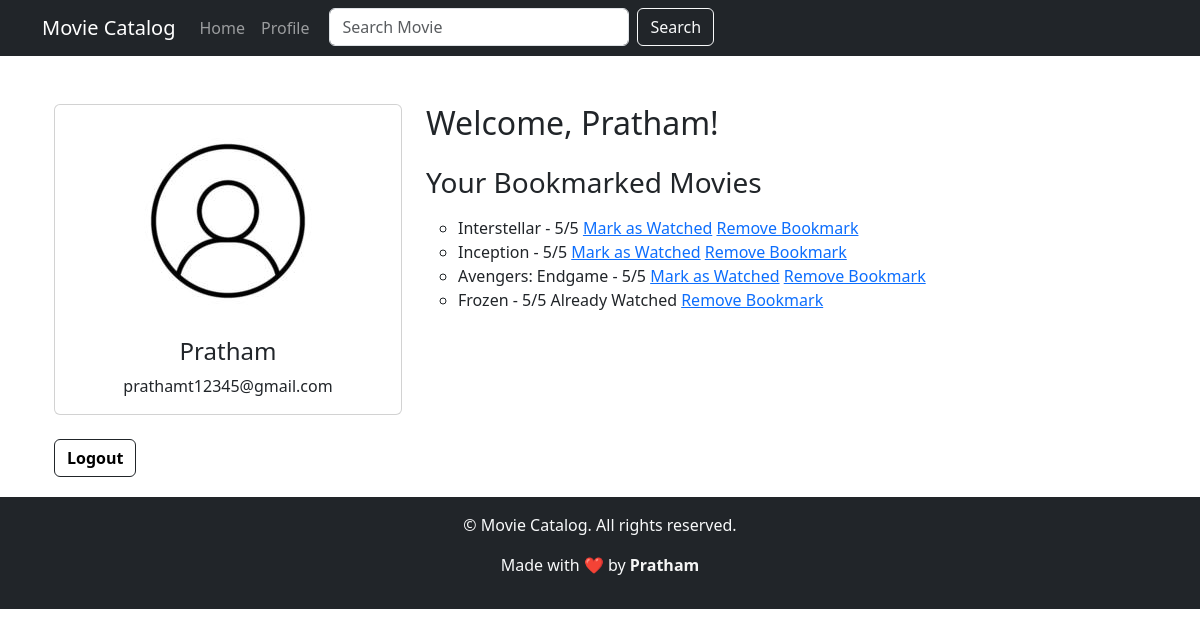
/profile (signed in), run on an earlier commit of the app's database.
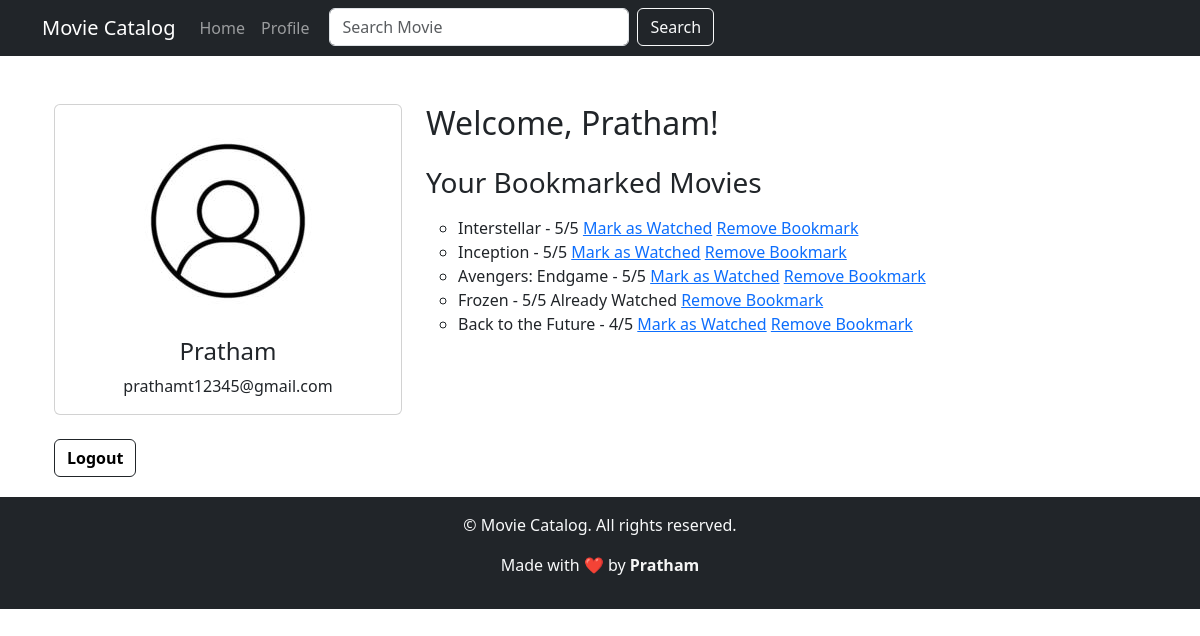
And on a later commit of the database.
### movieCatalogApp/models.py (models this page shows, shortened)
class UserBookmark(models.Model):
    user = models.ForeignKey('auth.User', on_delete=models.CASCADE)
    movie = models.ForeignKey(Movie, on_delete=models.CASCADE)
    rating = models.PositiveIntegerField(choices=[(1, '1 Star'), (2, '2 Stars'), (3, '3 Stars'), (4, '4 Stars'), (5, '5 Stars')])
    comments = models.TextField(blank=True)
    bookmarked_at = models.DateTimeField(auto_now_add=True)
    watched = models.BooleanField(default=False)
    watched_at = models.DateTimeField(null=True, blank=True)

class Movie(models.Model):
    title = models.CharField(max_length=200)
    genre = models.CharField(max_length=100)
    rating = models.DecimalField(max_digits=3, decimal_places=1)
    release_date = models.CharField(max_length=50)
    description = models.TextField()
    director = models.CharField(max_length=100)
    duration_minutes = models.PositiveIntegerField()
    trailer_url = models.URLField(default=None)
    cover_image = models.URLField(default=None)

### movieCatalogApp/views.py (the view)
# urls.py: path('profile', views.profile, name='profile'),
@login_required
def profile(request):
    user_bookmarks = UserBookmark.objects.filter(user=request.user)
    return render(request, 'movieCatalogApp/profile.html', {'user_bookmarks': user_bookmarks})

### movieCatalogApp/templates/movieCatalogApp/profile.html (shortened to what this page needs)
{% extends 'movieCatalogApp/layout.html' %}
{% load static %}
{% block content %}
<div class="container mt-5" style="padding-bottom: 20px;">
    <div class="row">
        <div class="col-md-4">
            <div class="card mb-4">
                <div class="card-body text-center">
                    <img src="{% static 'movieCatalogApp/profileIcon.jpg' %}" class="img-fluid rounded-circle mb-3" alt="Profile Picture">
                    <h4 class="card-title">{{ request.user.username }}</h4>
                    <p class="card-text">{{ request.user.email }}</p>
                </div>
            </div>
        </div>
        <div class="col-md-8">
            <h2 class="mb-4">Welcome, {{ request.user.username }}!</h2>
            <h3 class="mb-3">Your Bookmarked Movies</h3>
            {% if user_bookmarks %}
            <ul class="list-group">
                <ul>
                    {% for bookmark in user_bookmarks %}
                        <li>{{ bookmark.movie.title }} - {{ bookmark.rating }}/5
                            {% if not bookmark.watched %}
                                <a href="{% url 'mark_as_watched' bookmark.id %}">Mark as Watched</a>
                            {% else %}
                                Already Watched
                            {% endif %}
                            <a href="{% url 'remove_bookmark' bookmark.id %}">Remove Bookmark</a>
                        </li>
                    {% endfor %}
                </ul>
            </ul>
            {% else %}
            <p>You haven't bookmarked any movies yet.</p>
            {% endif %}
        </div>
        <div class="col-md-8">
            <button class="btn btn-outline-dark">
                <a href="{% url 'logout' %}" style="text-decoration: none; font-weight: bold; color: black;">Logout</a>
            </button>
        </div>
    </div>
</div>
{% endblock %}

What changed in the data, as far as the page shows it:
added UserBookmark: movie "Back to the Future", rating "4", watched "Mark as Watched"
